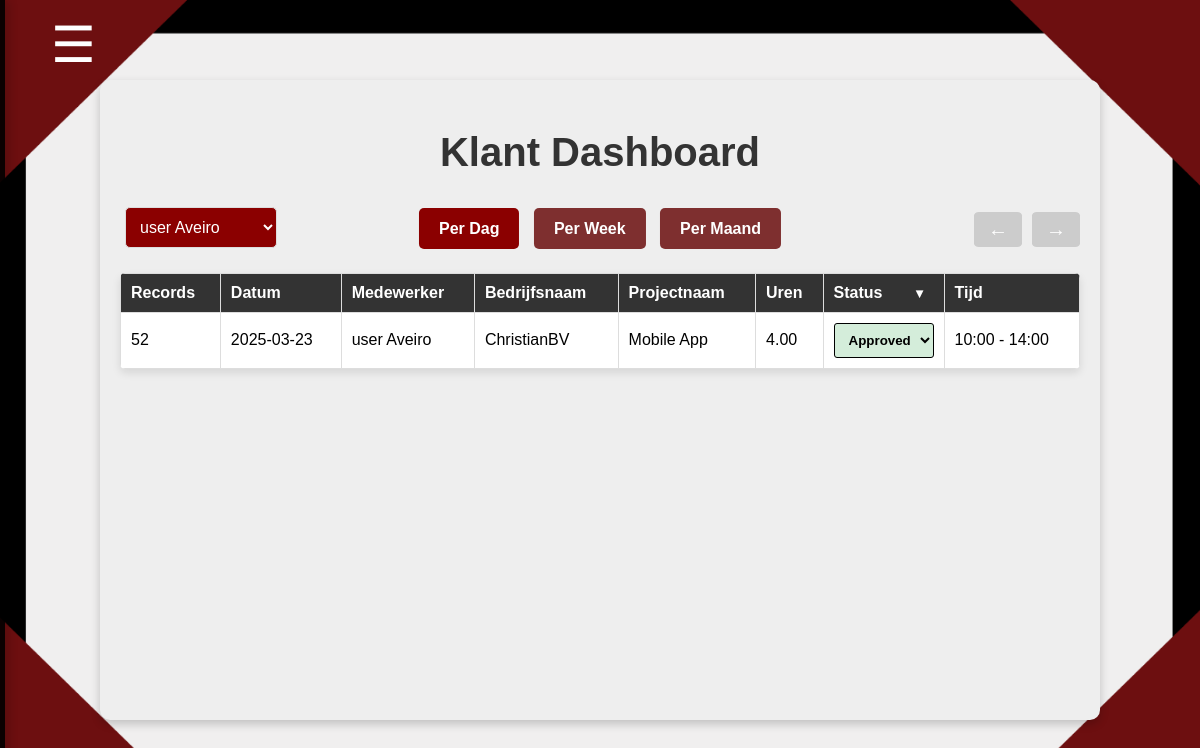
The app's page /klant-dashboard.php?user_id=1 (signed in) with its own data.
### tables this page shows
CREATE TABLE `hours` (
                         `hours_id` int(11) NOT NULL,
                         `user_id` int(11) NOT NULL DEFAULT 1,
                         `project_id` int(11) NOT NULL,
                         `date` date NOT NULL,
                         `start_hours` time NOT NULL,
                         `eind_hours` time NOT NULL,
                         `hours` decimal(4,2) NOT NULL CHECK (`hours` between 0 and 24),
                         `accord` enum('Pending','Approved','Rejected') NOT NULL DEFAULT 'Pending',
                         `contract_hours` decimal(6,2) DEFAULT NULL,
                         `beschrijving` varchar(255) DEFAULT NULL
);

CREATE TABLE `users` (
                         `user_id` int(11) NOT NULL,
                         `name` varchar(255) NOT NULL,
                         `achternaam` varchar(255) NOT NULL,
                         `email` varchar(255) NOT NULL,
                         `telefoon` varchar(50) NOT NULL,
                         `password` varchar(255) NOT NULL,
                         `role` varchar(50) NOT NULL DEFAULT 'user'
);

CREATE TABLE `klant` (
                         `klant_id` int(11) NOT NULL,
                         `voornaam` varchar(255) NOT NULL,
                         `achternaam` varchar(255) NOT NULL,
                         `password` varchar(255) NOT NULL,
                         `role` varchar(50) NOT NULL DEFAULT 'klant',
                         `email` varchar(255) NOT NULL,
                         `telefoon` varchar(50) NOT NULL,
                         `bedrijfnaam` varchar(255) NOT NULL DEFAULT ''
);

CREATE TABLE `project` (
                           `project_id` int(11) NOT NULL,
                           `project_naam` varchar(255) NOT NULL,
                           `klant_id` int(11) NOT NULL,
                           `user_id` int(11) DEFAULT NULL,
                           `beschrijving` text NOT NULL,
                           `users` varchar(255) NOT NULL DEFAULT '',
                           `contract_uren` decimal(6,2) DEFAULT 0.00
);

### klant-dashboard.php (the view, shortened to what this page needs)
<?php
$filter = $_GET['filter'] ?? 'day';
$selectedUserId = $_GET['user_id'] ?? '';
$sql = "SELECT h.hours_id, h.date, u.name, u.achternaam, h.hours, h.start_hours, h.eind_hours, h.accord,
                k.bedrijfnaam AS bedrijfsnaam, p.project_naam AS projectnaam
        FROM hours h
        JOIN users u ON h.user_id = u.user_id
        LEFT JOIN project p ON h.project_id = p.project_id
        LEFT JOIN klant k ON p.klant_id = k.klant_id
        WHERE h.date BETWEEN :start_date AND :end_date";
if (!empty($selectedUserId)) {
    $sql .= " AND u.user_id = :user_id";
}
$limit = 7;
$page = max(1, (int)($_GET['page'] ?? 1));
$offset = ($page - 1) * $limit;
$dateRange = [
    'day' => [date('Y-m-d'), date('Y-m-d')],
    'week' => [date('Y-m-d', strtotime('monday this week')), date('Y-m-d', strtotime('sunday this week'))],
    'month' => [date('Y-m-01'), date('Y-m-t')]
];
[$start_date, $end_date] = $dateRange[$filter] ?? $dateRange['day'];
try {
    $stmt = $pdo->prepare($sql . " ORDER BY h.date ASC LIMIT :limit OFFSET :offset");
    $params = ['start_date' => $start_date, 'end_date' => $end_date];
    if (!empty($selectedUserId)) $params['user_id'] = $selectedUserId;
    foreach ($params as $key => $val) $stmt->bindValue(":$key", $val);
    $stmt->bindValue(':limit', $limit, PDO::PARAM_INT);
    $stmt->bindValue(':offset', $offset, PDO::PARAM_INT);
    $stmt->execute();
    $hoursData = $stmt->fetchAll(PDO::FETCH_ASSOC);
    $gebruikers = $pdo->query("SELECT user_id, name, achternaam FROM users WHERE role = 'user' ORDER BY name ASC")
        ->fetchAll(PDO::FETCH_ASSOC);
    $sqlTotal = "
        SELECT COUNT(*) FROM hours h
        JOIN users u ON h.user_id = u.user_id
        LEFT JOIN project p ON h.project_id = p.project_id
        LEFT JOIN klant k ON p.klant_id = k.klant_id
        WHERE h.date BETWEEN :start_date AND :end_date"
        . (!empty($selectedUserId) ? " AND u.user_id = :user_id" : "");
    $stmtTotal = $pdo->prepare($sqlTotal);
    $stmtTotal->execute($params);
    $totalRecords = $stmtTotal->fetchColumn();
    $totalPages = ceil($totalRecords / $limit);
} catch (PDOException $e) {
    die("Fout bij het ophalen van gegevens: " . $e->getMessage());
}
?>
<!DOCTYPE html>
<html lang="nl">
<head>
    <link rel="stylesheet" href="css/gebruikers_uren.css">
</head>
<body>
<?php include 'sidebar.php'; ?>
<div class="container">
    <h1>Klant Dashboard</h1>
    <div class="filter-links">
        <a href="?filter=day&user_id=<?php echo urlencode($selectedUserId); ?>" class="<?php echo $filter === 'day' ? 'active' : ''; ?>">Per Dag</a>
        <a href="?filter=week&user_id=<?php echo urlencode($selectedUserId); ?>" class="<?php echo $filter === 'week' ? 'active' : ''; ?>">Per Week</a>
        <a href="?filter=month&user_id=<?php echo urlencode($selectedUserId); ?>" class="<?php echo $filter === 'month' ? 'active' : ''; ?>">Per Maand</a>
    </div>
    <div class="filters">
        <select id="gebruikerFilter" onchange="updateGebruikerFilter()">
            <?php foreach ($gebruikers as $gebruiker): ?>
                <option value="<?php echo htmlspecialchars($gebruiker['user_id']); ?>"
                    <?php echo $gebruiker['user_id'] == ($_GET['user_id'] ?? '') ? 'selected' : ''; ?>>
                    <?php echo htmlspecialchars($gebruiker['name'] . ' ' . $gebruiker['achternaam']); ?>
                </option>
            <?php endforeach; ?>
        </select>
    </div>
    <table id="urenTabel">
        <thead>
        <tr>
            <th>Records</th>
            <th>Datum</th>
            <th>Medewerker</th>
            <th>Bedrijfsnaam</th>
            <th>Projectnaam</th>
            <th>Uren</th>
            <th class="status-th">
                Status
                <button id="dropdown-btn" class="dropdown-btn">▼</button>
            </th>
            <th>Tijd</th>
        </tr>
        </thead>
        <tbody>
        <div class="pagination">
            <a href="?page=<?php echo max(1, $page - 1); ?>&filter=<?php echo urlencode($filter); ?>&bedrijfsnaam=<?php echo urlencode($selectedUserId); ?>" class="prev <?php echo ($page <= 1) ? 'disabled' : ''; ?>" <?php echo ($page <= 1) ? 'aria-disabled="true"' : ''; ?>>&#8592;</a>
            <a href="?page=<?php echo min($totalPages, $page + 1); ?>&filter=<?php echo urlencode($filter); ?>&bedrijfsnaam=<?php echo urlencode($selectedUserId); ?>" class="next <?php echo ($page >= $totalPages) ? 'disabled' : ''; ?>" <?php echo ($page >= $totalPages) ? 'aria-disabled="true"' : ''; ?>>&#8594;</a>
        </div>
        <?php if (empty($hoursData)): ?>
            <tr><td colspan="8">Geen gegevens gevonden.</td></tr>
        <?php else: ?>
            <?php foreach ($hoursData as $row): ?>
                <tr>
                    <td><?php echo htmlspecialchars($row['hours_id']); ?></td>
                    <td><?php echo htmlspecialchars($row['date']); ?></td>
                    <td><?php echo htmlspecialchars($row['name'] . ' ' . $row['achternaam']); ?></td>
                    <td><?php echo htmlspecialchars($row['bedrijfsnaam'] ?? 'N/A'); ?></td>
                    <td><?php echo htmlspecialchars($row['projectnaam'] ?? 'N/A'); ?></td>
                    <td><?php echo htmlspecialchars($row['hours']); ?></td>
                    <td class="select-td">
                        <select class="status-dropdown <?php echo strtolower($row['accord']); ?>" data-hours-id="<?php echo htmlspecialchars($row['hours_id']); ?>">
                            <option value="Approved" <?php echo $row['accord'] === 'Approved' ? 'selected' : ''; ?>>Approved</option>
                        </select>
                    </td>
                    <td><?php echo date('H:i', strtotime($row['start_hours'])) . ' - ' . date('H:i', strtotime($row['eind_hours'])); ?></td>
                </tr>
            <?php endforeach; ?>
        <?php endif; ?>
        </tbody>
    </table>
</div>
</body>
</html>

### css/gebruikers_uren.css (style rules this page uses)
body { font-family: Arial, sans-serif; margin: 0; padding: 0; background-image: url("../img/achtergrond(nieuw).png"); background-size: 100% 100%; height: 100vh; display: flex; justify-content: center; align-items: center; }
.container { position: relative; width: 80%; max-width: 1200px; margin: 20px auto; padding: 20px; background-color: #EEEEEE; border-radius: 10px; box-shadow: 0px 4px 10px rgba(0, 0, 0, 0.2); height: 600px; }
h1 { text-align: center; color: #333; margin-top: 30px; font-size: 2.5em; }
.filter-links { text-align: center; position: absolute; left: 50%; transform: translateX(-50%); top: 140px; }
.filter-links a { padding: 12px 20px; margin: 5px; text-decoration: none; color: #fff; background-color: rgba(99, 1, 1, 0.8); border-radius: 5px; transition: background-color 0.3s; font-weight: bold; }
.filter-links a:hover, .filter-links a.active { background: #8b0000; }
.filters { margin-bottom: 20px; }
.filters select, .filters input, .filters button { padding: 10px; margin: 5px; border: 1px solid #ddd; border-radius: 5px; font-size: 16px; background-color: #8b0000; color: white; transition: background-color 0.3s, color 0.3s; }
.filters select { padding: 10px; margin: 5px; border: 1px solid #ddd; border-radius: 5px; font-size: 16px; background-color: #8b0000; color: white; transition: background-color 0.3s, color 0.3s; }
.filters select option { color: white; }
table { width: 100%; border-collapse: collapse; background: white; box-shadow: 0px 4px 8px rgba(0, 0, 0, 0.1); border-radius: 5px; overflow: hidden; margin-top: 20px; }
th, td { padding: 10px; border: 1px solid #ddd; text-align: left; }
th { background: #333; color: white; font-weight: bold; }
.pagination { position: absolute; right: 15px; top: 122px; display: flex; justify-content: flex-end; align-items: center; }
.pagination a { padding: 6px 14px; text-decoration: none; background-color: #8b0000; color: white; margin: 10px 5px; font-size: 20px; display: inline-block; transition: background-color 0.3s; border-radius: 10%; text-align: center; }
.pagination a.disabled { background-color: #ccc; cursor: not-allowed; }
select.status-dropdown { height: 35px; border-radius: 3px; font-weight: bold; padding-left: 10px; padding-right: 5px; border: solid 1px black; }
select.status-dropdown option { background-color: #fff; border-radius: 0; font-size: 14px; }
select.status-dropdown::after { content: ''; position: absolute; top: 50%; right: 10px; border: 6px solid transparent; pointer-events: none; transform: translateY(-50%); }
.status-th { width: 100px; }
.status-dropdown { padding: 5px; border-radius: 4px; border: 1px solid #ccc; color: black; background-color: white; }
.status-dropdown.approved { background-color: #d4edda; }
.status-dropdown option { color: black; background-color: white; }
.status-dropdown option:checked { background-color: #e0e0e0; }
.dropdown-btn { text-decoration: none; background-color: transparent; color: white; border: none; margin-left: 20px; cursor: pointer; }

### records on screen
hours: hours_id "52", date "2025-03-23", user.achternaam "user Aveiro", klant.bedrijfnaam "ChristianBV", project.project_naam "Mobile App", hours "4.00", accord+hours_id "Approved", start_hours "10:00", eind_hours "14:00"

### other values on screen
form field value "user Aveiro"
